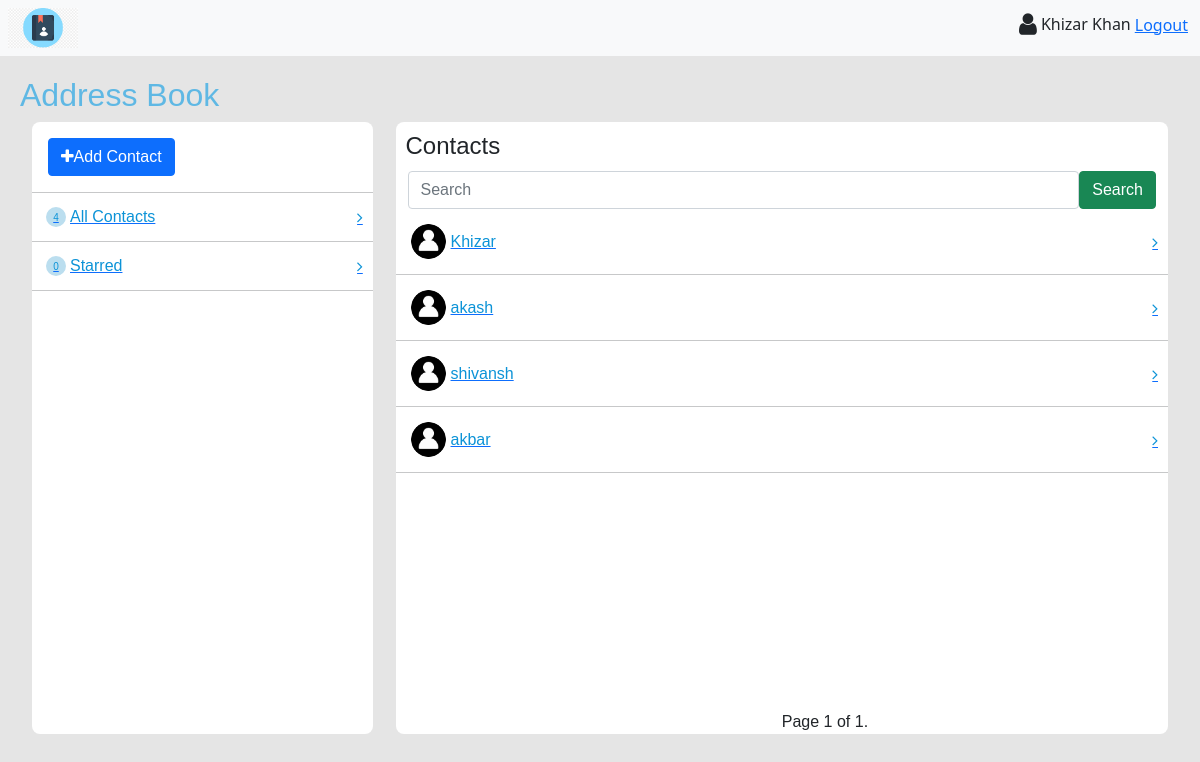
The page /contacts/all-contacts/ (signed in) on the database its author committed.
### book/models.py (models this page shows, shortened)
class Contact(models.Model):
    name = models.CharField(max_length=50)
    email = models.EmailField(blank=True)
    phone_no = models.CharField(max_length=100)
    address = models.CharField(max_length=200, blank=True)
    image = models.ImageField(upload_to="contacts", blank=True)
    starred = models.BooleanField(default=False)
    user = models.ForeignKey(User, on_delete=models.CASCADE)

### book/views.py (the view)
# urls.py: path("all-contacts/", views.ContactList.as_view(), name="all-contacts"),
@method_decorator(login_required(login_url="login"), name="dispatch")
class ContactList(ListView):
    template_name = "contacts.html"
    paginate_by = 5
    context_object_name = "contacts"
    def get_queryset(self):
        return Contact.objects.filter(user=self.request.user)
    def get_context_data(self, **kwargs):
        context = super().get_context_data(**kwargs)
        context["total_contacts"] = len(
            list(Contact.objects.filter(user=self.request.user))
        )
        context["total_starred"] = len(
            list(Contact.objects.filter(user=self.request.user, starred=True))
        )
        return context

### book/templates/contacts.html (shortened to what this page needs)
{% extends 'base2.html' %}
{% block app_content %}
<div id="contactcard" class="position-relative">
    <h4>{% block header %}Contacts{% endblock %}</h4>
    <form action="/contacts/search/">
        <div class="container d-flex">
            <input type="text" class="form-control" placeholder="Search" name="search">
            <button type="submit" class="btn btn-success">Search</button>
        </div>
    </form>
    {% if contacts %}
        {% for contact in contacts %}
            <a href="{% url 'contact-information' contact.pk %}">
                <div class="d-flex justify-content-between align-items-center category" id="category">
                    <div class="d-flex align-items-center">
                        {% if contact.image %}
                            <img src="{{contact.image.url}}" alt="">
                        {% else %}
                            <img src="/static/images/contact.jpeg" alt="">
                        {% endif %}
                        <p class="m-0">{{contact.name}}</p>
                    </div>
                    <i class="fa fa-angle-right" aria-hidden="true"></i>
                </div>
            </a>
            <hr class="m-0 p-0">
        {% endfor %}
    {% else %}
        <h4>No Results Found.</h4>
    {% endif %}
   <div class="position-absolute bottom-0 start-50">
        <span class="step-links">
            <span class="current">
                Page {{ page_obj.number }} of {{ page_obj.paginator.num_pages }}.
            </span>
        </span>
    </div>
</div>
{% endblock %}

### book/templates/base.html (shortened to what this page needs)
{% extends 'core.html' %}
{% block content %}
<section class="container-fluid d-flex bg-light justify-content-between p-2">
    <img src="/static/images/logo.jpg" alt="" id="logo-img">
    <div id="navtab">
        <div class="d-inline-flex align-items-center">
            <i class="fa fa-user m-1 font-25" aria-hidden="true"></i>
            {% if request.user.is_authenticated %}
                <h6 class="m-0">{{request.user.get_full_name}}</h6>
                <a href="{% url 'logout' %}" class="m-1">Logout</a>
            {% else %}
                <a href="{% url 'login' %}" class="m-1">Login</a>
                <a href="{% url 'signup' %}" class="m-1">Sign Up</a>
            {% endif %}
        </div>
    </div>
</section>
{% block content2 %}{% endblock %}
{% endblock %}

### static/css/styles.css (style rules this page uses)
* { margin: 0px; padding: 0px; }
:root { --bg-color: rgb(187, 222, 239); --color: rgb(12, 147, 215); }
body { background-color: #e5e5e5; }
.font-25 { font-size: 25px; }
#logo-img { height: 40px; width: 70px; background-repeat: no-repeat; background-color: transparent; }
.category { padding: 10px; }
.category div p { color: var(--color); }
.category i { color: var(--color); }
#contactcard { width: 68%; background-color: white; border-radius: 8px; }
#contactcard h4 { margin: 10px; }
.category div img { height: 35px; width: 35px; border-radius: 100%; margin: 5px; }

### rows shown on the page
Contact: name "Khizar"
Contact: name "akash"
Contact: name "shivansh"
Contact: name "akbar"

### other values the page prints
{{ request.user.get_full_name }} "Khizar Khan"
{{ total_contacts }} "4"
{{ total_starred }} "0"
{{ page_obj.number }} "1"
{{ page_obj.paginator.num_pages }} "1"
